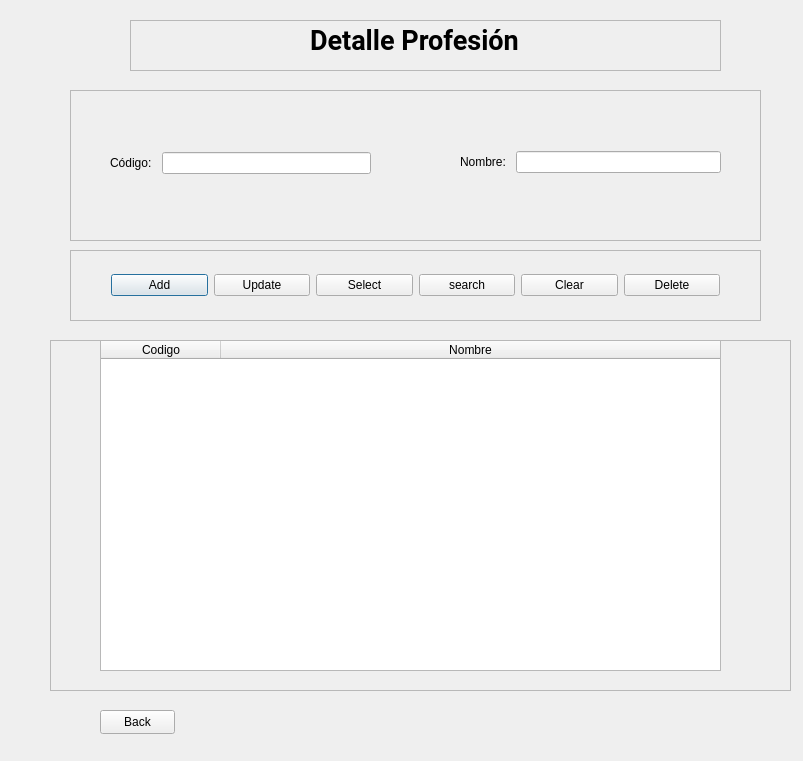
<?xml version="1.0" encoding="UTF-8"?>
<ui version="4.0">
 <class>Dialog</class>
 <widget class="QDialog" name="Dialog">
  <property name="geometry">
   <rect>
    <x>0</x>
    <y>0</y>
    <width>803</width>
    <height>761</height>
   </rect>
  </property>
  <property name="windowTitle">
   <string>Dialog</string>
  </property>
  <widget class="QFrame" name="info_frame">
   <property name="geometry">
    <rect>
     <x>70</x>
     <y>90</y>
     <width>691</width>
     <height>151</height>
    </rect>
   </property>
   <property name="frameShape">
    <enum>QFrame::Shape::StyledPanel</enum>
   </property>
   <property name="frameShadow">
    <enum>QFrame::Shadow::Raised</enum>
   </property>
   <widget class="QWidget" name="layoutWidget">
    <property name="geometry">
     <rect>
      <x>40</x>
      <y>10</y>
      <width>271</width>
      <height>126</height>
     </rect>
    </property>
    <layout class="QGridLayout" name="gridLayout">
     <property name="rightMargin">
      <number>10</number>
     </property>
     <property name="horizontalSpacing">
      <number>10</number>
     </property>
     <property name="verticalSpacing">
      <number>15</number>
     </property>
     <item row="0" column="0">
      <widget class="QLabel" name="label_2">
       <property name="text">
        <string>Código:</string>
       </property>
      </widget>
     </item>
     <item row="0" column="1">
      <widget class="QLineEdit" name="lineEditCodigo"/>
     </item>
    </layout>
   </widget>
   <widget class="QWidget" name="layoutWidget">
    <property name="geometry">
     <rect>
      <x>390</x>
      <y>40</y>
      <width>271</width>
      <height>64</height>
     </rect>
    </property>
    <layout class="QGridLayout" name="gridLayout_2">
     <property name="rightMargin">
      <number>10</number>
     </property>
     <property name="horizontalSpacing">
      <number>10</number>
     </property>
     <property name="verticalSpacing">
      <number>20</number>
     </property>
     <item row="0" column="1">
      <widget class="QLineEdit" name="lineEditNombre"/>
     </item>
     <item row="0" column="0">
      <widget class="QLabel" name="label_3">
       <property name="text">
        <string>Nombre:</string>
       </property>
      </widget>
     </item>
    </layout>
   </widget>
  </widget>
  <widget class="QFrame" name="frame_2">
   <property name="geometry">
    <rect>
     <x>130</x>
     <y>20</y>
     <width>591</width>
     <height>51</height>
    </rect>
   </property>
   <property name="frameShape">
    <enum>QFrame::Shape::StyledPanel</enum>
   </property>
   <property name="frameShadow">
    <enum>QFrame::Shadow::Raised</enum>
   </property>
   <widget class="QLabel" name="label">
    <property name="geometry">
     <rect>
      <x>180</x>
      <y>0</y>
      <width>241</width>
      <height>41</height>
     </rect>
    </property>
    <property name="font">
     <font>
      <family>Roboto</family>
      <pointsize>20</pointsize>
      <bold>true</bold>
     </font>
    </property>
    <property name="text">
     <string>Detalle Profesión</string>
    </property>
   </widget>
  </widget>
  <widget class="QFrame" name="function_frame">
   <property name="geometry">
    <rect>
     <x>70</x>
     <y>250</y>
     <width>691</width>
     <height>71</height>
    </rect>
   </property>
   <property name="frameShape">
    <enum>QFrame::Shape::StyledPanel</enum>
   </property>
   <property name="frameShadow">
    <enum>QFrame::Shadow::Raised</enum>
   </property>
   <layout class="QHBoxLayout" name="horizontalLayout">
    <property name="leftMargin">
     <number>40</number>
    </property>
    <property name="rightMargin">
     <number>40</number>
    </property>
    <item>
     <widget class="QPushButton" name="add_btn">
      <property name="text">
       <string>Add</string>
      </property>
     </widget>
    </item>
    <item>
     <widget class="QPushButton" name="update_btn">
      <property name="text">
       <string>Update</string>
      </property>
     </widget>
    </item>
    <item>
     <widget class="QPushButton" name="select_btn">
      <property name="text">
       <string>Select</string>
      </property>
     </widget>
    </item>
    <item>
     <widget class="QPushButton" name="search_btn">
      <property name="text">
       <string>search</string>
      </property>
     </widget>
    </item>
    <item>
     <widget class="QPushButton" name="clear_btn">
      <property name="text">
       <string>Clear</string>
      </property>
     </widget>
    </item>
    <item>
     <widget class="QPushButton" name="delete_btn">
      <property name="text">
       <string>Delete</string>
      </property>
     </widget>
    </item>
   </layout>
  </widget>
  <widget class="QFrame" name="result_frame">
   <property name="geometry">
    <rect>
     <x>50</x>
     <y>340</y>
     <width>741</width>
     <height>351</height>
    </rect>
   </property>
   <property name="focusPolicy">
    <enum>Qt::FocusPolicy::NoFocus</enum>
   </property>
   <property name="frameShape">
    <enum>QFrame::Shape::StyledPanel</enum>
   </property>
   <property name="frameShadow">
    <enum>QFrame::Shadow::Raised</enum>
   </property>
   <widget class="QTableWidget" name="tableWidget">
    <property name="geometry">
     <rect>
      <x>50</x>
      <y>0</y>
      <width>621</width>
      <height>331</height>
     </rect>
    </property>
    <property name="focusPolicy">
     <enum>Qt::FocusPolicy::NoFocus</enum>
    </property>
    <property name="showGrid">
     <bool>false</bool>
    </property>
    <attribute name="horizontalHeaderMinimumSectionSize">
     <number>50</number>
    </attribute>
    <attribute name="horizontalHeaderDefaultSectionSize">
     <number>120</number>
    </attribute>
    <attribute name="horizontalHeaderStretchLastSection">
     <bool>true</bool>
    </attribute>
    <attribute name="verticalHeaderVisible">
     <bool>false</bool>
    </attribute>
    <column>
     <property name="text">
      <string>Codigo</string>
     </property>
    </column>
    <column>
     <property name="text">
      <string>Nombre</string>
     </property>
    </column>
   </widget>
  </widget>
  <widget class="QPushButton" name="back_btn">
   <property name="geometry">
    <rect>
     <x>100</x>
     <y>710</y>
     <width>75</width>
     <height>24</height>
    </rect>
   </property>
   <property name="text">
    <string>Back</string>
   </property>
  </widget>
 </widget>
 <resources/>
 <connections/>
</ui>
